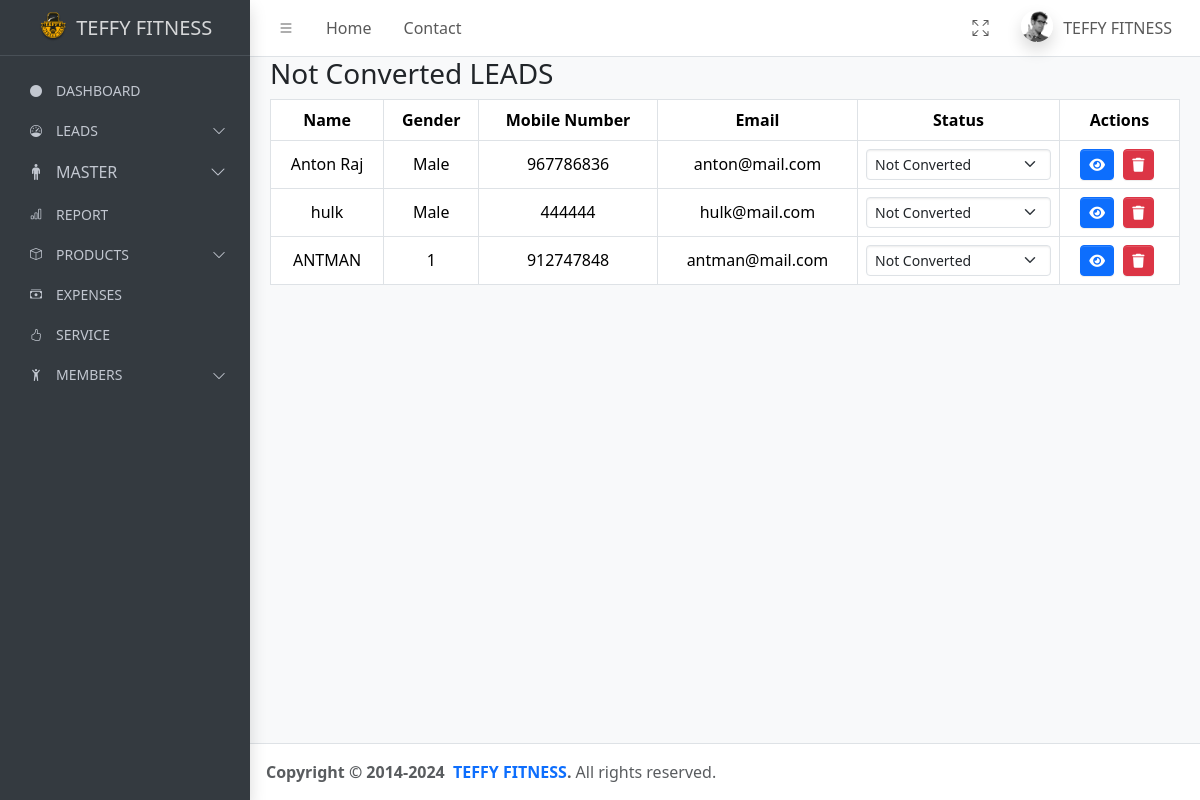
/leads/not_converted/, run on an earlier commit of the app's database.
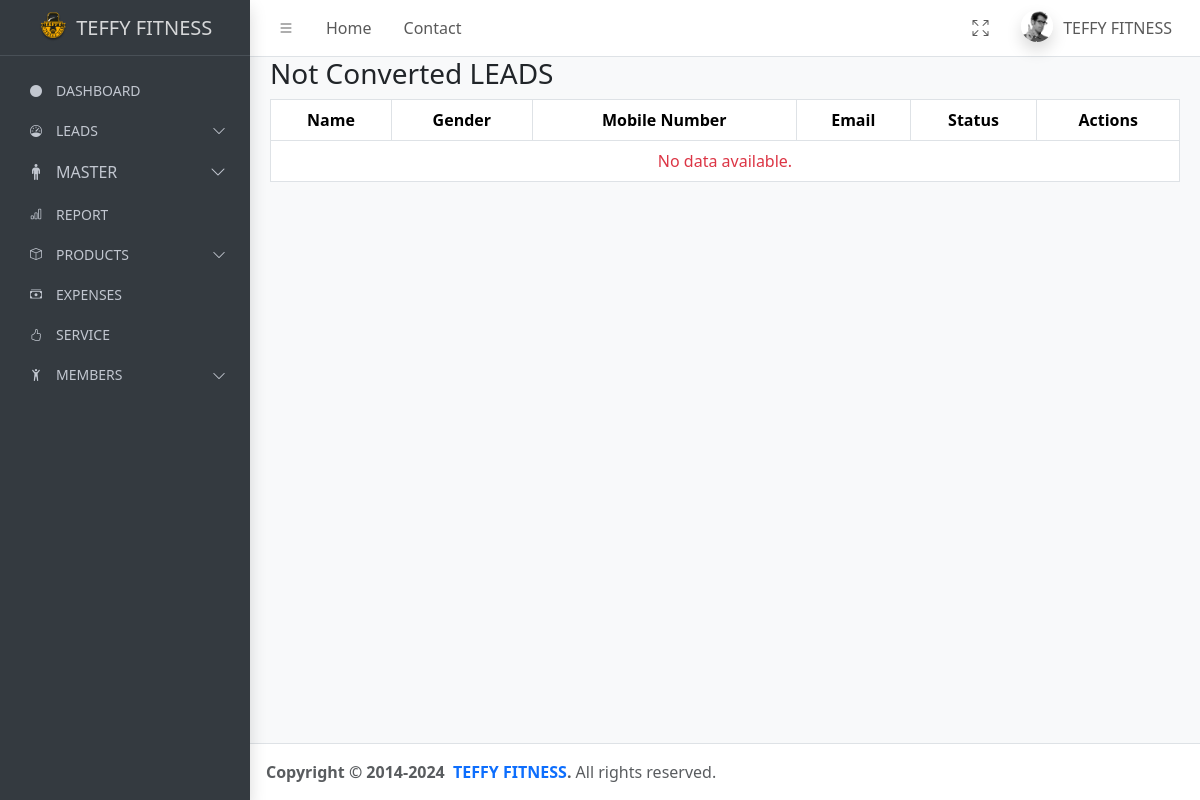
And on a later commit of the database.
### teffyapp/models.py (models this page shows, shortened)
class PersonalInformation(models.Model):
    name = models.CharField(max_length=50)
    address = models.TextField()
    occupation = models.CharField(max_length=50)
    gender = models.CharField(max_length=10)
    mobile_number = models.CharField(max_length=12)
    email = models.EmailField()
    perfect_body = models.CharField(max_length=20,null=True,blank=True)
    body_type=models.CharField(max_length=20,null=True,blank=True)
    goal=models.CharField(max_length=30,null=True,blank=True)
    body_you_want = models.CharField(max_length=50, null=True,blank=True)
    level_of_body_fat = models.CharField(max_length=50,null=True,blank=True)
    problem_areas = models.CharField(max_length=50,null=True,blank=True)
    diets = models.CharField(max_length=70,null=True,blank=True)
    water_you_drink_daily = models.CharField(max_length=50,null=True,blank=True)
    eat_or_dividie_foods_or_beverages = models.CharField(max_length=70,blank=True,null=True)
    event_coming_up = models.CharField(max_length=50,null=True,blank=True)
    height = models.CharField(max_length=50)
    current_weight = models.CharField(max_length=50)
    target_weight = models.CharField(max_length=50)
    level_of_fitness = models.CharField(max_length=50,null=True,blank=True)
    status = models.CharField(max_length=20, default='new')  # Track the status of the lead
    follow_up_date = models.DateTimeField(default=timezone.now)
    created_date = models.DateTimeField(default=timezone.now)
    services = models.ForeignKey(Service,on_delete=models.SET_NULL, null=True, related_name="users")   # for services
    assigned_date = models.DateField(default=timezone.now)
    renewal_date = models.DateField(null=True, blank=True)

### teffyapp/views.py (the view)
# urls.py: path("leads/not_converted/", not_converted_leads, name="not_converted_leads"),
def not_converted_leads(request):
    all_data = PersonalInformation.objects.filter(status='not_converted')
    return render(request, 'not_converted_leads.html', {'all_data': all_data, 'status_title': 'Not Converted'})

### templates/not_converted_leads.html (shortened to what this page needs)
{% extends "base.html" %}
{% load static %}
{% block content %}
<main class="app-main">
    <div class="app-content">
        <div class="container-fluid">
            <h3>{{ status_title }} LEADS</h3>
            <table id="example1" class="table table-bordered">
                <thead>
                    <tr>
                        <th>Name</th>
                        <th>Gender</th>
                        <th>Mobile Number</th>
                        <th>Email</th>
                        <th>Status</th>
                        <th>Actions</th>
                    </tr>
                </thead>
                <tbody>
                    {% for data in all_data %}
                    <tr>
                        <td>{{ data.name }}</td>
                        <td>{{ data.gender }}</td>
                        <td>{{ data.mobile_number }}</td>
                        <td>{{ data.email }}</td>
                        <td>
                            <form method="POST" action="{% url 'update_status' id=data.id %}" style="display: inline;">
                                <select onchange="this.form.submit()" class="form-select form-select-sm" aria-label="Status" name="status" id="status-{{ data.id }}">
                                    <option value="not_converted" {% if data.status == 'not_converted' %} selected {% endif %}>Not Converted</option>
                                </select>
                            </form>
                        </td>
                        <td>
                            <a href="{% url 'getone_lead' id=data.id %}" class="btn btn-sm btn-primary"><i class="fas fa-eye"></i></a>
                            <a href="{% url 'delete_lead' id=data.id %}" class="btn btn-sm btn-danger"><i class="fas fa-trash"></i></a>
                        </td>
                    </tr>
                    {% empty %}
                    <tr>
                        <td colspan="6" class="text-center text-danger">No data available.</td>
                    </tr>
                    {% endfor %}
                </tbody>
            </table>
        </div>
    </div>
</main>
{% endblock content %}

What changed in the data, as far as the page shows it:
removed PersonalInformation: name "Anton Raj", gender "Male", mobile_number "967786836", email "anton@mail.com", status "Not Converted"
removed PersonalInformation: name "hulk", gender "Male", mobile_number "444444", email "hulk@mail.com", status "Not Converted"
removed PersonalInformation: name "ANTMAN", gender "1", mobile_number "912747848", email "antman@mail.com", status "Not Converted"
Also different on the page:
text now shown: "No data available."
